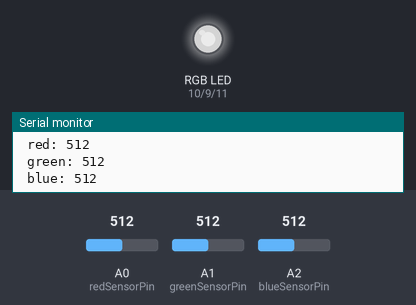
Recording of a sketch running on a simulated Arduino Uno, built with avr-gcc and run on an emulated ATmega328P. On the bench: an RGB LED mixed from three pins (HIGH = lit), the last lines printed to the serial monitor. The inputs (shaded band) are chosen by the test bench; at power-on: A0 (redSensorPin) = 512, A1 (greenSensorPin) = 512, A2 (blueSensorPin) = 512. Dim RGB values are drawn brighter than linear.

Above: at 1.2 s.
1.3 s: A0 (redSensorPin) set to 418
At 2.4 s:
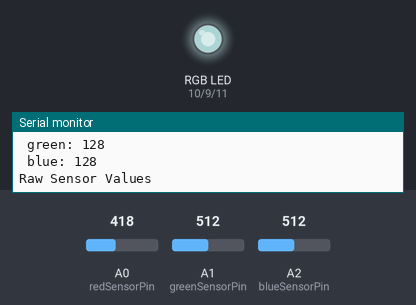
4.3 s: A0 (redSensorPin) set to 384
At 5.7 s:
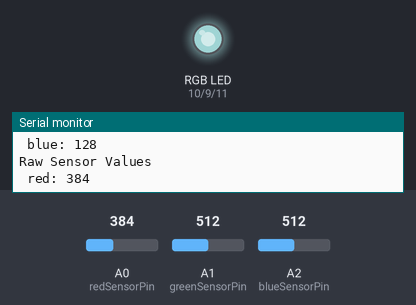
7.3 s: A1 (greenSensorPin) set to 411
At 8.0 s:
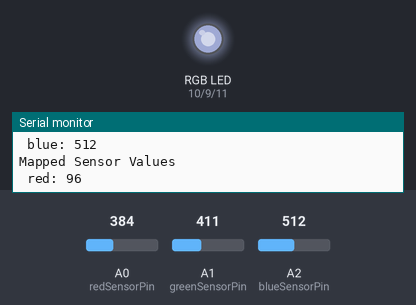
10.3 s: A1 (greenSensorPin) set to 384
At 10.9 s:
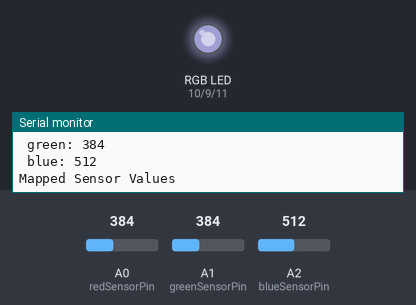
13.3 s: A2 (blueSensorPin) set to 407
At 14.5 s:
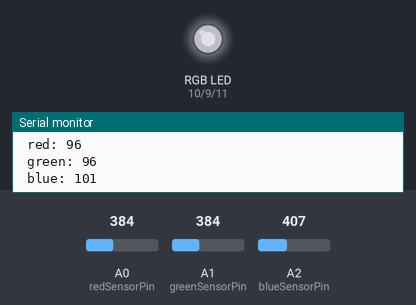
16.3 s: A2 (blueSensorPin) set to 392
At 17.0 s:
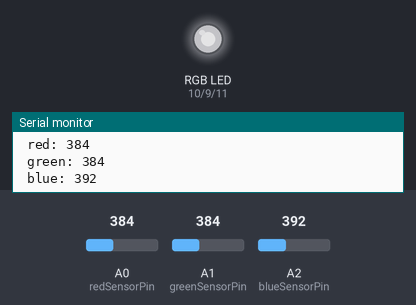
Timing chart, 0 to 19.3 s (numbered marks = the images above; inputs shaded):
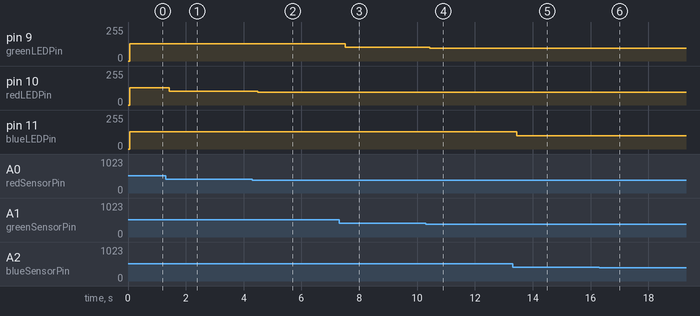

Measured:
- after the input at 1.3 s, pin 10 (redLEDPin): 128/255 → 104/255 after 0.12 s
- after the input at 4.3 s, pin 10 (redLEDPin): 104/255 → 96/255 after 0.18 s
- after the input at 7.3 s, pin 9 (greenLEDPin): 128/255 → 102/255 after 0.21 s
- after the input at 10.3 s, pin 9 (greenLEDPin): 102/255 → 96/255 after 0.13 s
- after the input at 13.3 s, pin 11 (blueLEDPin): 128/255 → 101/255 after 0.14 s
- after the input at 16.3 s, pin 11 (blueLEDPin): 101/255 → 98/255 after 0.14 s

The sketch:

Project_4.ino
```cpp
const int redLEDPin = 10;
const int greenLEDPin = 9;
const int blueLEDPin = 11;

const int redSensorPin = A0;
const int greenSensorPin = A1;
const int blueSensorPin = A2;

int redValue = 0;
int greenValue = 0;
int blueValue = 0;

int redSensorValue = 0;
int greenSensorValue = 0;
int blueSensorValue = 0;

void setup() {
  // put your setup code here, to run once:
  Serial.begin(9600);

  pinMode(redLEDPin, OUTPUT);
  pinMode(greenLEDPin, OUTPUT);
  pinMode(blueLEDPin, OUTPUT);
}

void loop() {
  // put your main code here, to run repeatedly:
  redSensorValue = analogRead(redSensorPin);
  delay(5);
  greenSensorValue = analogRead(greenSensorPin);
  delay(5);
  blueSensorValue = analogRead(blueSensorPin);
  delay(5);

  Serial.print("Raw Sensor Values \n red: ");
  Serial.print(redSensorValue);
  Serial.print("\n green: ");
  Serial.print(greenSensorValue);
  Serial.print("\n blue: ");
  Serial.println(blueSensorValue);

  redValue = redSensorValue/4;
  greenValue = greenSensorValue/4;
  blueValue = blueSensorValue/4;

  Serial.print("Mapped Sensor Values \n red: ");
  Serial.print(redValue);
  Serial.print("\n green: ");
  Serial.print(greenValue);
  Serial.print("\n blue: ");
  Serial.println(blueValue);

  analogWrite(redLEDPin, redValue);
  analogWrite(greenLEDPin, greenValue);
  analogWrite(blueLEDPin, blueValue);
}
```
